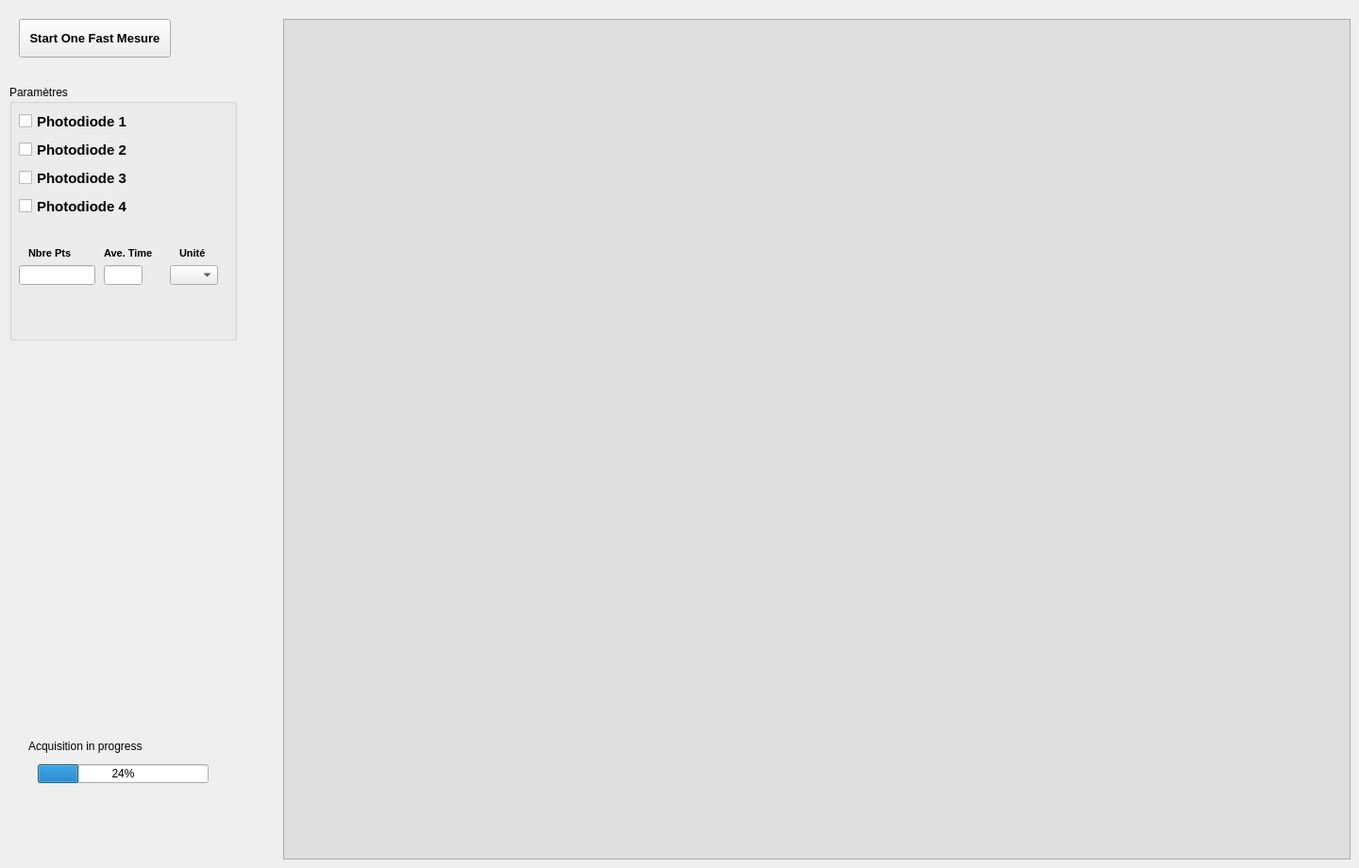
    <widget class="QWidget" name="tab">
     <attribute name="title">
      <string>Fast Acquisition</string>
     </attribute>
     <widget class="QPushButton" name="ButtonStartOneFast">
      <property name="geometry">
       <rect>
        <x>20</x>
        <y>20</y>
        <width>161</width>
        <height>41</height>
       </rect>
      </property>
      <property name="font">
       <font>
        <pointsize>10</pointsize>
        <weight>75</weight>
        <bold>true</bold>
       </font>
      </property>
      <property name="text">
       <string>Start One Fast Mesure</string>
      </property>
      <property name="default">
       <bool>false</bool>
      </property>
      <property name="flat">
       <bool>false</bool>
      </property>
     </widget>
     <widget class="QFrame" name="GraphAcqFast">
      <property name="geometry">
       <rect>
        <x>300</x>
        <y>20</y>
        <width>1131</width>
        <height>891</height>
       </rect>
      </property>
      <property name="styleSheet">
       <string notr="true">background-color: rgb(223, 223, 223);</string>
      </property>
      <property name="frameShape">
       <enum>QFrame::StyledPanel</enum>
      </property>
      <property name="frameShadow">
       <enum>QFrame::Raised</enum>
      </property>
     </widget>
     <widget class="QLineEdit" name="nbre_pts">
      <property name="geometry">
       <rect>
        <x>20</x>
        <y>281</y>
        <width>81</width>
        <height>21</height>
       </rect>
      </property>
      <property name="layoutDirection">
       <enum>Qt::RightToLeft</enum>
      </property>
      <property name="alignment">
       <set>Qt::AlignRight|Qt::AlignTrailing|Qt::AlignVCenter</set>
      </property>
     </widget>
     <widget class="QLabel" name="label">
      <property name="geometry">
       <rect>
        <x>30</x>
        <y>260</y>
        <width>61</width>
        <height>16</height>
       </rect>
      </property>
      <property name="font">
       <font>
        <pointsize>8</pointsize>
        <weight>75</weight>
        <bold>true</bold>
       </font>
      </property>
      <property name="text">
       <string>Nbre Pts</string>
      </property>
     </widget>
     <widget class="QLineEdit" name="Ar_Time">
      <property name="geometry">
       <rect>
        <x>110</x>
        <y>281</y>
        <width>41</width>
        <height>21</height>
       </rect>
      </property>
      <property name="alignment">
       <set>Qt::AlignRight|Qt::AlignTrailing|Qt::AlignVCenter</set>
      </property>
     </widget>
     <widget class="QLabel" name="label_3">
      <property name="geometry">
       <rect>
        <x>110</x>
        <y>260</y>
        <width>61</width>
        <height>16</height>
       </rect>
      </property>
      <property name="font">
       <font>
        <pointsize>8</pointsize>
        <weight>75</weight>
        <bold>true</bold>
       </font>
      </property>
      <property name="text">
       <string>Ave. Time</string>
      </property>
     </widget>
     <widget class="QComboBox" name="List_Unit">
      <property name="geometry">
       <rect>
        <x>180</x>
        <y>281</y>
        <width>51</width>
        <height>21</height>
       </rect>
      </property>
     </widget>
     <widget class="QLabel" name="label_4">
      <property name="geometry">
       <rect>
        <x>190</x>
        <y>260</y>
        <width>41</width>
        <height>16</height>
       </rect>
      </property>
      <property name="font">
       <font>
        <pointsize>8</pointsize>
        <weight>75</weight>
        <bold>true</bold>
       </font>
      </property>
      <property name="text">
       <string>Unité</string>
      </property>
     </widget>
     <widget class="QProgressBar" name="progressBar">
      <property name="geometry">
       <rect>
        <x>40</x>
        <y>810</y>
        <width>181</width>
        <height>20</height>
       </rect>
      </property>
      <property name="value">
       <number>24</number>
      </property>
     </widget>
     <widget class="QCheckBox" name="Photodiode_1">
      <property name="geometry">
       <rect>
        <x>20</x>
        <y>120</y>
        <width>121</width>
        <height>17</height>
       </rect>
      </property>
      <property name="font">
       <font>
        <pointsize>11</pointsize>
        <weight>75</weight>
        <bold>true</bold>
       </font>
      </property>
      <property name="text">
       <string>Photodiode 1</string>
      </property>
     </widget>
     <widget class="QCheckBox" name="Photodiode_2">
      <property name="geometry">
       <rect>
        <x>20</x>
        <y>150</y>
        <width>121</width>
        <height>17</height>
       </rect>
      </property>
      <property name="font">
       <font>
        <pointsize>11</pointsize>
        <weight>75</weight>
        <bold>true</bold>
       </font>
      </property>
      <property name="text">
       <string>Photodiode 2</string>
      </property>
     </widget>
     <widget class="QCheckBox" name="Photodiode_3">
      <property name="geometry">
       <rect>
        <x>20</x>
        <y>180</y>
        <width>121</width>
        <height>17</height>
       </rect>
      </property>
      <property name="font">
       <font>
        <pointsize>11</pointsize>
        <weight>75</weight>
        <bold>true</bold>
       </font>
      </property>
      <property name="text">
       <string>Photodiode 3</string>
      </property>
     </widget>
     <widget class="QCheckBox" name="Photodiode_4">
      <property name="geometry">
       <rect>
        <x>20</x>
        <y>210</y>
        <width>121</width>
        <height>17</height>
       </rect>
      </property>
      <property name="font">
       <font>
        <pointsize>11</pointsize>
        <weight>75</weight>
        <bold>true</bold>
       </font>
      </property>
      <property name="text">
       <string>Photodiode 4</string>
      </property>
     </widget>
     <widget class="QLabel" name="label_2">
      <property name="geometry">
       <rect>
        <x>30</x>
        <y>780</y>
        <width>181</width>
        <height>21</height>
       </rect>
      </property>
      <property name="text">
       <string>Acquisition in progress</string>
      </property>
     </widget>
     <widget class="QGroupBox" name="groupBox">
      <property name="geometry">
       <rect>
        <x>10</x>
        <y>90</y>
        <width>241</width>
        <height>271</height>
       </rect>
      </property>
      <property name="title">
       <string>Paramètres</string>
      </property>
     </widget>
     <zorder>groupBox</zorder>
     <zorder>ButtonStartOneFast</zorder>
     <zorder>GraphAcqFast</zorder>
     <zorder>nbre_pts</zorder>
     <zorder>label</zorder>
     <zorder>Ar_Time</zorder>
     <zorder>label_3</zorder>
     <zorder>List_Unit</zorder>
     <zorder>label_4</zorder>
     <zorder>progressBar</zorder>
     <zorder>Photodiode_1</zorder>
     <zorder>Photodiode_2</zorder>
     <zorder>Photodiode_3</zorder>
     <zorder>Photodiode_4</zorder>
     <zorder>label_2</zorder>
    </widget>
